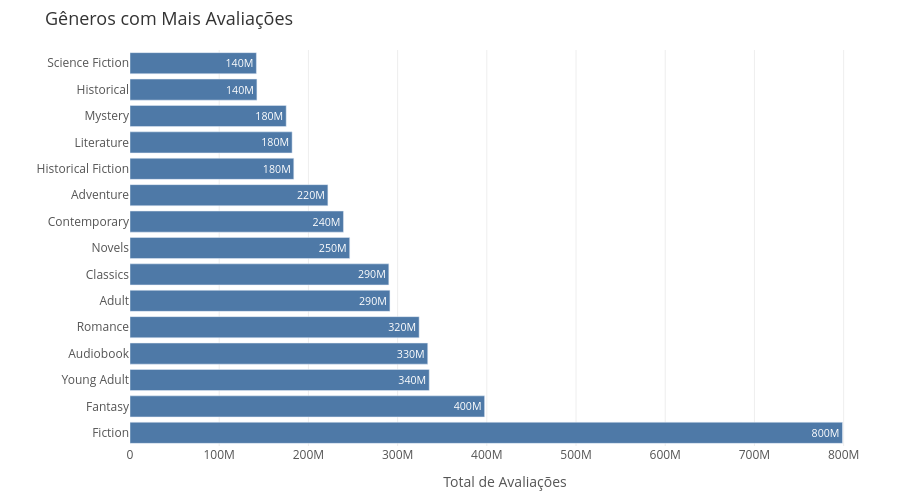

Notebook source saved alongside this figure:
### Code cell
top15 = genre_stats.head(15).sort_values("total_ratings").reset_index()

fig = px.bar(
    top15, x="total_ratings", y="genres",
    orientation="h", text_auto=".2s",
    title="Gêneros com Mais Avaliações",
    color_discrete_sequence=["#4E79A7"],
    labels={"total_ratings": "Total de Avaliações", "genres": ""}
)
fig.update_layout(
    plot_bgcolor="white",
    paper_bgcolor="white",
    font=dict(size=12, color="#555555"),
    title=dict(font=dict(size=18, color="#333333")),
    xaxis=dict(gridcolor="#eeeeee", showgrid=True),
    yaxis=dict(autorange="reversed"),
    height=500,
    margin=dict(l=20, r=20, t=50, b=20)
)
fig.show()

### Figure 1 — Plotly figure (JSON) as saved in the notebook; plotly's stock layout.template omitted (floating-point values rounded to 4 significant figures)
{"data": [{"hovertemplate": "Total de Avaliações=%{x}<br>=%{y}<extra></extra>", "legendgroup": "", "marker": {"color": "#4E79A7", "pattern": {"shape": ""}}, "name": "", "orientation": "h", "showlegend": false, "textposition": "auto", "texttemplate": "%{x:.2s}", "type": "bar", "x": [141693739, 142285152, 175118299, 181735805, 183613875, 221838172, 239291663, 246307896, 290140609, 291389824, 324139718, 333774204, 335459161, 397519302, 798727913], "xaxis": "x", "y": ["Science Fiction", "Historical", "Mystery", "Literature", "Historical Fiction", "Adventure", "Contemporary", "Novels", "Classics", "Adult", "Romance", "Audiobook", "Young Adult", "Fantasy", "Fiction"], "yaxis": "y"}], "layout": {"barmode": "relative", "font": {"color": "#555555", "size": 12}, "height": 500, "legend": {"tracegroupgap": 0}, "margin": {"b": 20, "l": 20, "r": 20, "t": 50}, "paper_bgcolor": "white", "plot_bgcolor": "white", "title": {"font": {"color": "#333333", "size": 18}, "text": "Gêneros com Mais Avaliações"}, "xaxis": {"anchor": "y", "domain": [0.0, 1.0], "gridcolor": "#eeeeee", "showgrid": true, "title": {"text": "Total de Avaliações"}}, "yaxis": {"anchor": "x", "autorange": "reversed", "domain": [0.0, 1.0], "title": {"text": ""}}}}
